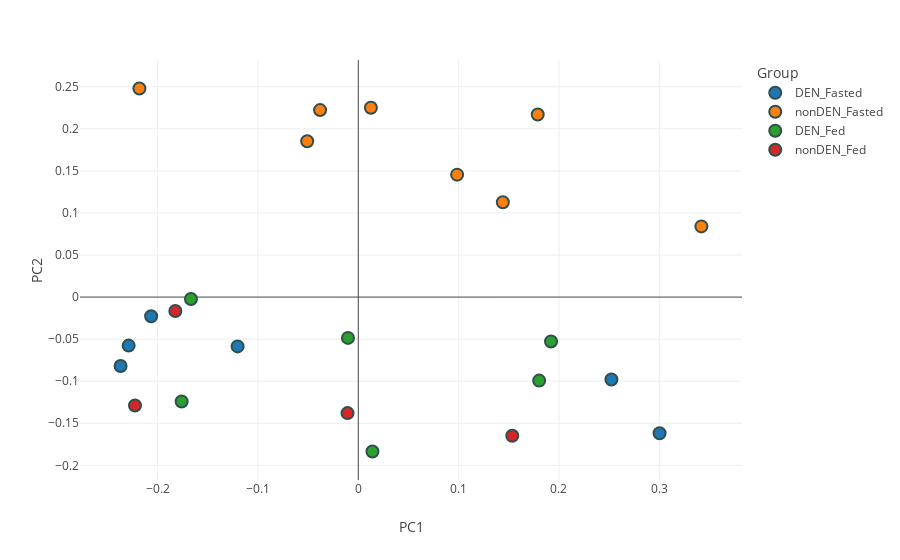

Notebook cell for this chart:
### Code cell
fig = px.scatter(toPlot,x='PC1',y='PC2',color='Group',template='none')
fig.update_traces(marker=dict(size=12,
                              line=dict(width=2,
                                        color='DarkSlateGrey')),
                              selector=dict(mode='markers'))
fig.show()

### Figure 1 — Plotly figure (JSON) as saved in the notebook; plotly's stock layout.template omitted (floating-point values rounded to 4 significant figures)
{"data": [{"hovertemplate": "Group=DEN_Fasted<br>PC1=%{x}<br>PC2=%{y}<extra></extra>", "legendgroup": "DEN_Fasted", "marker": {"color": "#1F77B4", "line": {"color": "DarkSlateGrey", "width": 2}, "size": 12, "symbol": "circle"}, "mode": "markers", "name": "DEN_Fasted", "orientation": "v", "showlegend": true, "type": "scatter", "x": [0.2523, -0.2065, -0.2289, -0.1203, 0.3002, -0.2369], "xaxis": "x", "y": [-0.09796, -0.02281, -0.05771, -0.0586, -0.162, -0.08198], "yaxis": "y"}, {"hovertemplate": "Group=nonDEN_Fasted<br>PC1=%{x}<br>PC2=%{y}<extra></extra>", "legendgroup": "nonDEN_Fasted", "marker": {"color": "#FF7F0E", "line": {"color": "DarkSlateGrey", "width": 2}, "size": 12, "symbol": "circle"}, "mode": "markers", "name": "nonDEN_Fasted", "orientation": "v", "showlegend": true, "type": "scatter", "x": [0.09849, 0.1788, -0.05092, 0.01256, 0.1441, -0.2182, 0.3419, -0.03809], "xaxis": "x", "y": [0.1456, 0.2171, 0.1852, 0.2251, 0.1128, 0.248, 0.08402, 0.2223], "yaxis": "y"}, {"hovertemplate": "Group=DEN_Fed<br>PC1=%{x}<br>PC2=%{y}<extra></extra>", "legendgroup": "DEN_Fed", "marker": {"color": "#2CA02C", "line": {"color": "DarkSlateGrey", "width": 2}, "size": 12, "symbol": "circle"}, "mode": "markers", "name": "DEN_Fed", "orientation": "v", "showlegend": true, "type": "scatter", "x": [0.0141, -0.1761, 0.1803, -0.01028, 0.1921, -0.1668], "xaxis": "x", "y": [-0.1836, -0.1242, -0.09929, -0.04854, -0.05286, -0.002289], "yaxis": "y"}, {"hovertemplate": "Group=nonDEN_Fed<br>PC1=%{x}<br>PC2=%{y}<extra></extra>", "legendgroup": "nonDEN_Fed", "marker": {"color": "#D62728", "line": {"color": "DarkSlateGrey", "width": 2}, "size": 12, "symbol": "circle"}, "mode": "markers", "name": "nonDEN_Fed", "orientation": "v", "showlegend": true, "type": "scatter", "x": [-0.01071, 0.1535, -0.2225, -0.1823], "xaxis": "x", "y": [-0.1379, -0.1649, -0.129, -0.01652], "yaxis": "y"}], "layout": {"legend": {"title": {"text": "Group"}, "tracegroupgap": 0}, "margin": {"t": 60}, "xaxis": {"anchor": "y", "domain": [0, 1], "title": {"text": "PC1"}}, "yaxis": {"anchor": "x", "domain": [0, 1], "title": {"text": "PC2"}}}}
